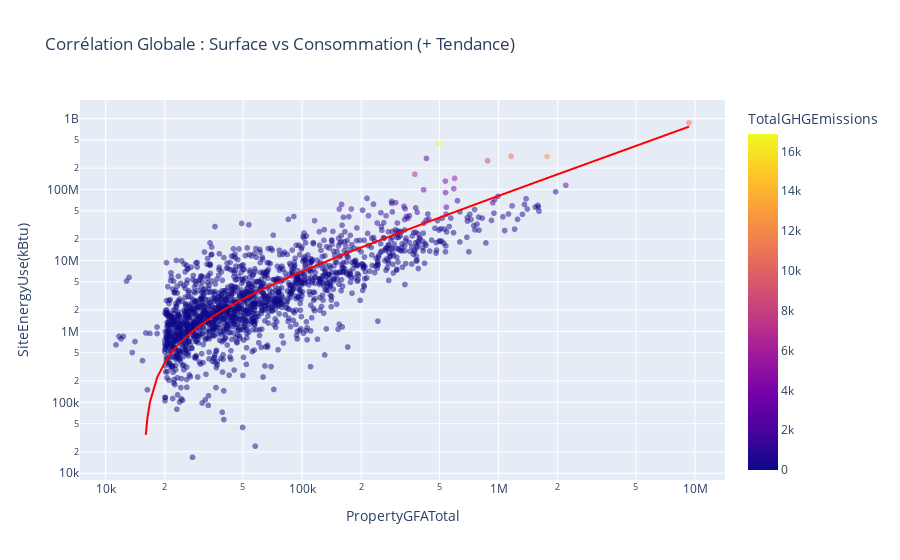

Notebook code for this chart:
### Markdown cell above
#### 📊 Graphique 3 : Relation Surface vs Consommation (Vue Globale)

**🎯 Objectif :** Vérifier la corrélation entre la surface et la consommation sur l'ensemble du parc immobilier, et observer la relation avec les émissions CO2.

**Ce qu'on observe :**

- **Corrélation forte (Ligne Rouge) :** La ligne de tendance (Régression OLS) confirme mathématiquement que la consommation augmente avec la surface. L'hypothèse est validée.
- **Échelle Logarithmique :** Indispensable pour visualiser lisiblement les petits bâtiments (10k ft²) et les campus géants (5M+ ft²) sur le même plan.
- **Indicateur CO2 (Couleur des points) :** La couleur indique le niveau d'émissions de gaz à effet de serre. On confirme que les bâtiments les plus consommateurs sont aussi les plus pollueurs (corrélation +0.860).

**Points d'attention (Analyse des Outliers) :**

- **La "Normalité" :** La grande majorité des points se concentrent autour de la ligne rouge. C'est le comportement attendu.
- **Les Anomalies (Outliers) :**
  - **Au-dessus de la ligne rouge :** Bâtiments énergivores. Pour une même surface, ils consomment beaucoup plus que la moyenne (ex: Laboratoires, Supermarchés, ou mauvaise isolation).
  - **En-dessous de la ligne rouge :** Bâtiments économes ou à faible occupation (ex: Entrepôts, Lieux de culte).

**💡 Conclusion :** La surface est le facteur déterminant principal pour les deux targets (énergie ET CO2), mais les écarts importants autour de la ligne de tendance montrent que le _Type d'usage_ jouera un rôle clé pour affiner les prédictions.

### Code cell
fig_scatter = px.scatter(
    df,
    x="PropertyGFATotal",
    y="SiteEnergyUse(kBtu)",
    color="TotalGHGEmissions",
    opacity=0.5,
    log_x=True,
    log_y=True,
    title="Corrélation Globale : Surface vs Consommation (+ Tendance)",
    trendline="ols",  # Ajout de la ligne de régression
    trendline_color_override="red",
    hover_data=["PropertyName", "PrimaryPropertyType"],
)

fig_scatter.show()

### Figure 1 — Plotly figure (JSON) as saved in the notebook; plotly's stock layout.template omitted (floating-point values rounded to 4 significant figures; data arrays with more than 128 entries replaced by an {"elided": "..."} marker saying what was removed)
{"data": [{"customdata": {"elided": "1650x2 str values"}, "hovertemplate": "PropertyGFATotal=%{x}<br>SiteEnergyUse(kBtu)=%{y}<br>PropertyName=%{customdata[0]}<br>PrimaryPropertyType=%{customdata[1]}<br>TotalGHGEmissions=%{marker.color}<extra></extra>", "legendgroup": "", "marker": {"color": {"elided": "1650 float values"}, "coloraxis": "coloraxis", "opacity": 0.5, "symbol": "circle"}, "mode": "markers", "name": "", "showlegend": false, "type": "scattergl", "x": {"elided": "1650 int values"}, "xaxis": "x", "y": {"elided": "1650 float values"}, "yaxis": "y"}, {"hovertemplate": "<b>OLS trendline</b><br>SiteEnergyUse(kBtu) = 82.7294 * PropertyGFATotal + -1.28887e+06<br>R<sup>2</sup>=0.655257<br><br>PropertyGFATotal=%{x}<br>SiteEnergyUse(kBtu)=%{y} <b>(trend)</b><extra></extra>", "legendgroup": "", "line": {"color": "red"}, "marker": {"symbol": "circle"}, "mode": "lines", "name": "", "showlegend": false, "type": "scattergl", "x": {"elided": "1650 int values"}, "xaxis": "x", "y": {"elided": "1650 float values"}, "yaxis": "y"}], "layout": {"coloraxis": {"colorbar": {"title": {"text": "TotalGHGEmissions"}}, "colorscale": [[0, "#0d0887"], [0.1111, "#46039f"], [0.2222, "#7201a8"], [0.3333, "#9c179e"], [0.4444, "#bd3786"], [0.5556, "#d8576b"], [0.6667, "#ed7953"], [0.7778, "#fb9f3a"], [0.8889, "#fdca26"], [1, "#f0f921"]]}, "legend": {"tracegroupgap": 0}, "title": {"text": "Corrélation Globale : Surface vs Consommation (+ Tendance)"}, "xaxis": {"anchor": "y", "domain": [0, 1], "title": {"text": "PropertyGFATotal"}, "type": "log"}, "yaxis": {"anchor": "x", "domain": [0, 1], "title": {"text": "SiteEnergyUse(kBtu)"}, "type": "log"}}}
